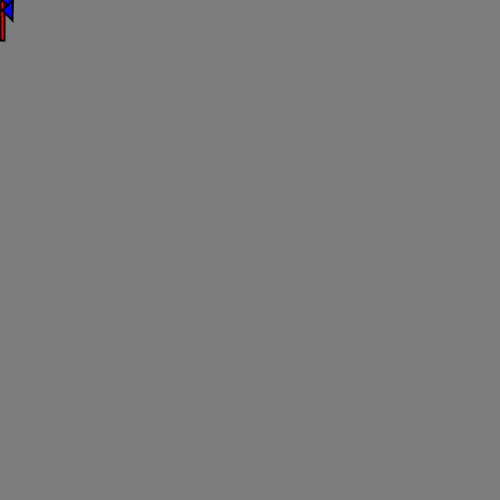
Frame 1 (no input)
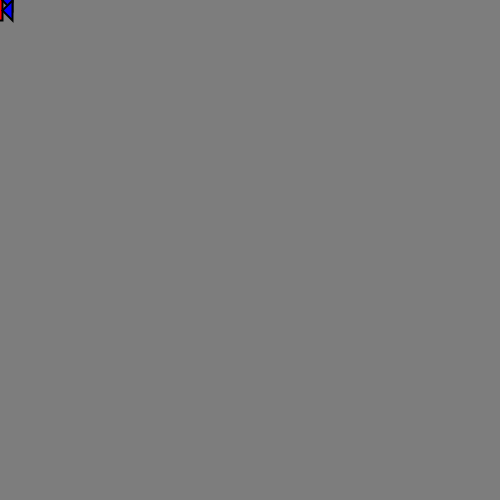
Frame 60 (the mouse pressed at the canvas centre just before this capture)
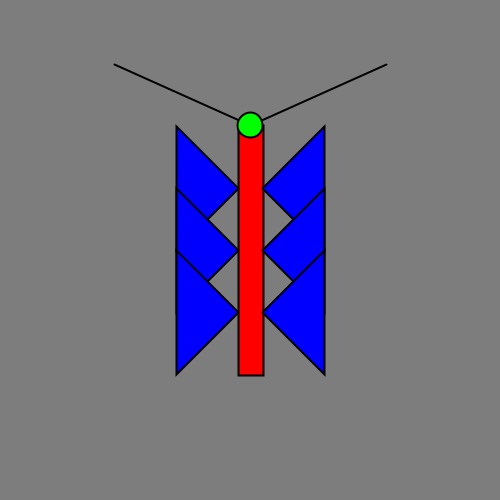
Frame 120 (the mouse held since frame 60 and released just before this capture)

The Processing sketch that drew these frames (run headless with seeded random() and noise(); from frame 60 on, the mouse is pressed at the canvas centre):

// Processing sketch: ShahDipeshA1Q2
// ── ShahDipeshA1Q2.pde

/**
 COMP1010SECTION[D01]
 *INSTRUCTOR:[Dr. Heather Matheson]
 *NAME:[Dipesh shah]
 *ASSIGNMENT:[Assignment1]
 *QUESTION:[question2]
 *PURPOSE:[Controlling both size and position of butterfly]
 */

int SIZE, X_CENTRE, Y_CENTRE, MIN_SIZE, MAX_SIZE;
int body_X, body_Y, body_width, body_height, head_width, head_height, spacing, head_center_X, head_center_Y;
int wingR1_X, wingR2_X, wingR3_X, wingL1_X, wingL2_X, wingL3_X, wingR1_Y, wingR2_Y, wingR3_Y, wingL1_Y, wingL2_Y, wingL3_Y;

void setup() {
  size (500, 500);
}


void draw() {
  strokeWeight(2);
  background(125);
  setsizeXandY();
  calcDimensions();
  drawbody();
  drawAntennae();
  drawHead();
  drawWings();
}

/*
 *[Whatspecificallydoesthisfunctiondo?]
 *[Where does it get information (mouse, keyboard, parameters, global variables)?]
 *[Whatdoes it produce? (Graphics, console output, results returned, globals set?)]
 *[What processing or calculations or decisions or actions are done?]
 */

void  setsizeXandY() {
  X_CENTRE = mouseX;
  Y_CENTRE = mouseY;
  MIN_SIZE=40;
  MAX_SIZE=mouseY;
  SIZE= max(MIN_SIZE, MAX_SIZE);        // total width of the body with wings
};

/*
 *[Whatspecificallydoesthisfunctiondo?]
 *[Where does it get information (mouse, keyboard, parameters, global variables)?]
 *[Whatdoes it produce? (Graphics, console output, results returned, globals set?)]
 *[What processing or calculations or decisions or actions are done?]
 */

void calcDimensions() {
  body_X = X_CENTRE-(body_width/2);                                                       // x-coordinate of main body
  body_Y =Y_CENTRE-(body_height/2);                                                        //y-coordinate of main body
  body_width =SIZE/10;                                                                    //width of main body
  body_height=SIZE;                                                                        //height of main body
  head_width= body_width;                                                                  //width of head
  head_height=head_width; 
  spacing = SIZE/4;
  head_center_X= X_CENTRE;
  head_center_Y = Y_CENTRE-(body_height/2);
  wingR1_X = X_CENTRE+(body_width/2);                                                       // first right wing
  wingR1_Y= Y_CENTRE-(body_height/4);                 
  wingR2_X = wingR1_X; 
  wingR2_Y = wingR1_Y+(body_height/4);     
  wingR3_X = wingR2_X;
  wingR3_Y = wingR2_Y+(body_height/4);  
  wingL1_X = X_CENTRE-(body_width/2);                                                        //first left wing
  wingL1_Y= wingR1_Y;                 
  wingL2_X = wingL1_X;
  wingL2_Y=  wingR2_Y ; 
  wingL3_X = wingL1_X;
  wingL3_Y=    wingR3_Y ;
} 

/*
 *[Whatspecificallydoesthisfunctiondo?]
 *[Where does it get information (mouse, keyboard, parameters, global variables)?]
 *[Whatdoes it produce? (Graphics, console output, results returned, globals set?)]
 *[What processing or calculations or decisions or actions are done?]
 */

void drawbody() {
  fill(255, 0, 0);
  rect (body_X, body_Y, body_width, body_height);
}

/*
 *[Whatspecificallydoesthisfunctiondo?]
 *[Where does it get information (mouse, keyboard, parameters, global variables)?]
 *[Whatdoes it produce? (Graphics, console output, results returned, globals set?)]
 *[What processing or calculations or decisions or actions are done?]
 */

void drawAntennae() {
  line (head_center_X, head_center_Y, wingL1_X-2*spacing, wingL1_Y-2*spacing);                                            
  line (head_center_X, head_center_Y, wingR1_X+2*spacing, wingR1_Y-2*spacing);
}

/*
 *[Whatspecificallydoesthisfunctiondo?]
 *[Where does it get information (mouse, keyboard, parameters, global variables)?]
 *[Whatdoes it produce? (Graphics, console output, results returned, globals set?)]
 *[What processing or calculations or decisions or actions are done?]
 */

void drawHead() {
  fill (0, 255, 0);
  ellipse (head_center_X, head_center_Y, head_width, head_height);
}

/*
 *[This function draws wings]
 *[It's getting its information from calcDimention() function.]
 *[It produces graphics]
 */

void drawWings() {
  fill(0, 0, 255);
  triangle (wingR1_X, wingR1_Y, wingR1_X+spacing, wingR1_Y+spacing, wingR1_X+spacing, wingR1_Y-spacing);                                 //// first Right wing
  triangle (wingR2_X, wingR2_Y, wingR2_X+spacing, wingR2_Y+spacing, wingR2_X+spacing, wingR2_Y-spacing);                           ///second right wing
  triangle (wingR3_X, wingR3_Y, wingR3_X+spacing, wingR3_Y+spacing, wingR3_X+spacing, wingR3_Y-spacing);                           ///third right wing
  triangle (wingL1_X, wingL1_Y, wingL1_X-spacing, wingL1_Y-spacing, wingL1_X-spacing, wingL1_Y+spacing);                            //// first left wing
  triangle (wingL2_X, wingL2_Y, wingL2_X-spacing, wingL2_Y-spacing, wingL2_X-spacing, wingL2_Y+spacing);                           //// Second left wing
  triangle (wingL3_X, wingL3_Y, wingL3_X-spacing, wingL3_Y-spacing, wingL3_X-spacing, wingL3_Y+spacing);                             //// third left wing
}
